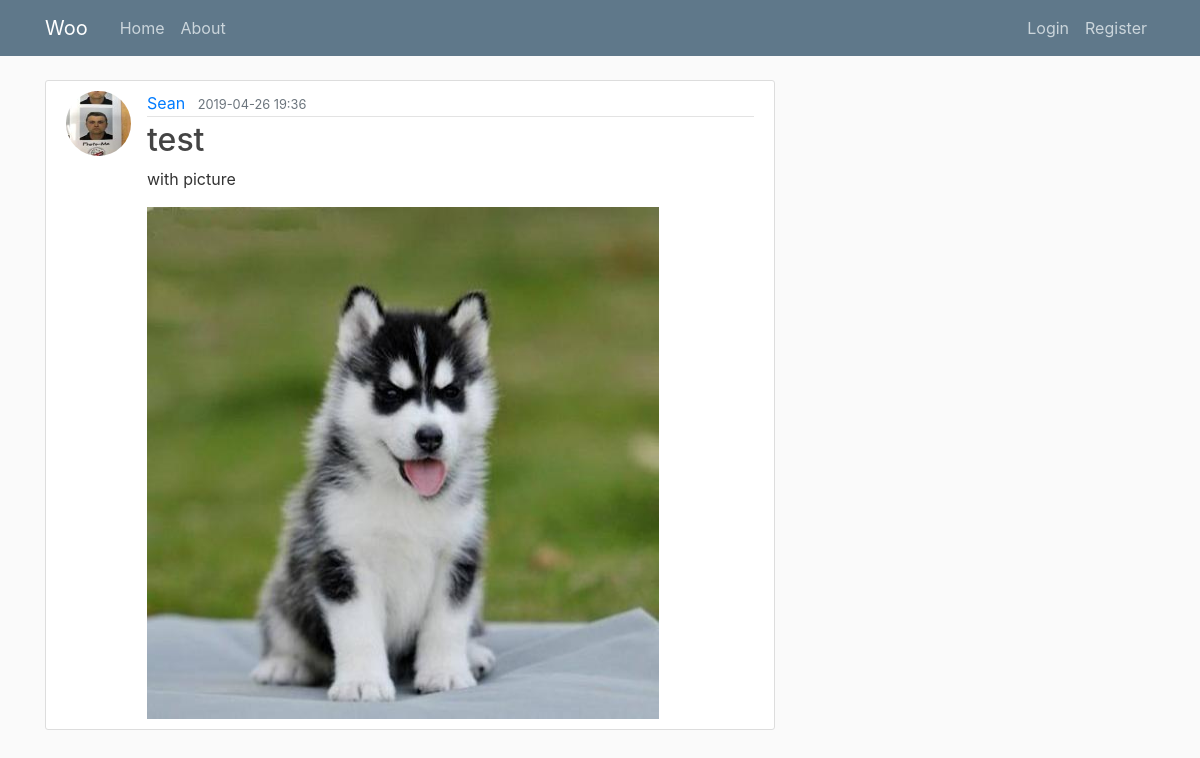
Screenshot of /post/3 with the database file from the repository.
### woo/models.py (models this page shows, shortened)
class User(db.Model, UserMixin):
    id = db.Column(db.Integer, primary_key=True)
    username = db.Column(db.String(20), unique=True, nullable=False)
    email = db.Column(db.String(120), unique=True, nullable=False)
    image_file = db.Column(db.String(20), nullable=False, default='default.jpg')
    password = db.Column(db.String(60), nullable=False)
    posts = db.relationship('Post', backref='author', lazy=True)

class Post(db.Model):
    id = db.Column(db.Integer, primary_key=True)
    title = db.Column(db.String(100), nullable=False)
    date_posted = db.Column(db.DateTime, nullable=False, default=datetime.utcnow)
    content = db.Column(db.Text, nullable=False)
    user_id = db.Column(db.Integer, db.ForeignKey('user.id'), nullable=False)
    image_file = db.Column(db.String(200), default=None)

### woo/posts/routes.py (the view)
@posts.route("/post/<int:post_id>")
def post(post_id):
    post1 = Post.query.get_or_404(post_id)
    return render_template("post.html", title=post1.title, post=post1)

### woo/templates/post.html (shortened to what this page needs)
{% extends "layout.html" %}
{% block content %}
    <article class="media content-section">
        <img class="rounded-circle article-img" src="{{ url_for('static', filename='profile_pics/' + post.author.image_file) }}">
        <div class="media-body">
            <div class="article-metadata">
                <a class="mr-2" href="{{ url_for('users.user_posts', username=post.author.username)}}">{{ post.author.username }}</a>
                <small class="text-muted">{{ post.date_posted.strftime("%Y-%m-%d %H:%M") }}</small>
            </div>
            <h2 class="article-title">{{ post.title }}</h2>
            <p class="article-content">{{ post.content }}</p>
            {% if post.image_file != None %}
                <img src="{{ url_for('static', filename='post_pics/' + post.image_file) }}" width="512" height="512">
            {% endif %}
        </div>
    </article>
{% endblock content %}

### woo/static/main.css (style rules this page uses)
body { background: #fafafa; color: #333333; margin-top: 5rem; }
h1, h2, h3, h4, h5, h6 { color: #444444; }
.content-section { background: #ffffff; padding: 10px 20px; border: 1px solid #dddddd; border-radius: 3px; margin-bottom: 20px; }
.article-title { color: #444444; }
.article-content { white-space: pre-line; }
.article-img { height: 65px; width: 65px; margin-right: 16px; }
.article-metadata { padding-bottom: 1px; margin-bottom: 4px; border-bottom: 1px solid #e3e3e3 }

### rows the page displays
User: image_file (picture), author.username "Sean"
Post: date_posted "2019-04-26 19:36", title "test", content "with picture", image_file (picture)
